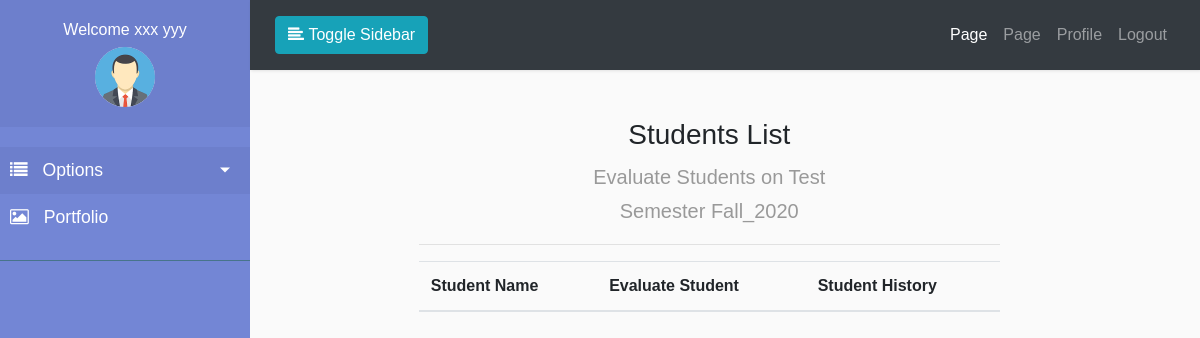
The app's page /course/teacher/course/details/3/1 (signed in), older data.
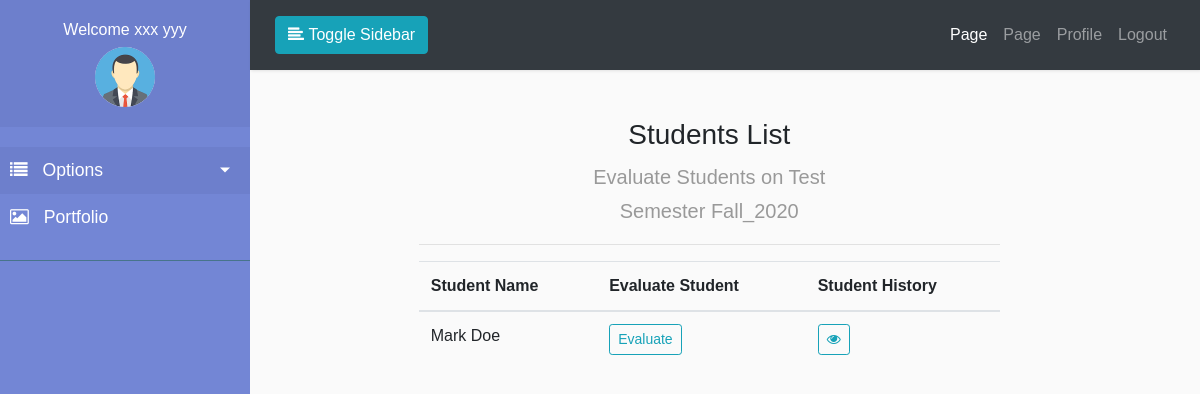
The same page, newer data.
### course/models.py (models this page shows, shortened)
class StudentCourse(models.Model):
    courses = models.ManyToManyField(Course, related_name='student_courses')
    student = models.ForeignKey(
        Student, on_delete=models.CASCADE, related_name='student_course')
    semester = models.ForeignKey(
        Semester, on_delete=models.CASCADE, related_name='semester_student_course')
    active = models.BooleanField(default=False)

### accounts/models.py (models this page shows, shortened)
class Student(models.Model):
    student = models.OneToOneField(
        User, on_delete=models.CASCADE, related_name='user_student')
    department = models.ForeignKey(
        Department, on_delete=models.CASCADE, related_name='department_student')
    faculty = models.ForeignKey(
        Faculty, on_delete=models.CASCADE, related_name='faculty_student')

### course/views.py (the view)
class TeacherCourseDetails(AictiveTeacherRequiredMixin, View):
    def get(self, request, *args, **kwargs):
        course_id = kwargs.get('course_id')
        semester_id = kwargs.get('semester_id')
        course_obj = get_object_or_404(Course, id=course_id)
        semester_obj = get_object_or_404(Semester, id=semester_id)
        all_students = StudentCourse.objects.filter(
            courses=course_obj, active=True)
        context = {
            'title': course_obj.course_name,
            'all_students': all_students,
            'course_obj': course_obj,
            'semester_obj': semester_obj
        }
        return render(request, 'accounts/teacher/teacher_course_details.html', context)

### accounts/mixins.py (called while the page is built)
	def dispatch(self, request, *args, **kwargs):
		if request.user.is_authenticated and request.user.user_profile.active and request.user.user_profile.user_type=='0':
			return super().dispatch(request, *args, **kwargs)
		else:
			messages.error(request, ('Sorry You Are Not Teacher'))
			return redirect('accounts:login')

### pages/context_processor.py (called while the page is built, shortened)
def get_temp(request):
    if request.user.is_authenticated:
        url = 'http://api.openweathermap.org/data/2.5/weather?q={}&units=imperial&appid=271d1234d3f497eed5b1d80a07b3fcd1'
        city = 'Las Vegas'
        cities = request.user.user_weather.all()
        weather_data = []
        weather_city_form = WeatherCityForm()
        return {
            'weather_city_form': weather_city_form,
            'weather_data': weather_data
        }
    else:
        return {
            'weather_city_form': None,
            'weather_data': None
        }

### templates/accounts/teacher/teacher_course_details.html (shortened to what this page needs)
{% extends "dash_base.html" %}
{% block sidebar %}
    {% include '../../partials/teacher/_sidebar.html' %}
{% endblock sidebar %}
{% block maincontent %}
    <div class="container m-2 p-2">
        <div class="row">
            <div class="col-md-8 mx-auto">
                <h3 class="text-center">Students List</h3>
                <p class="text-center lead">
                    Evaluate Students on {{course_obj.course_name}} <br>
                    Semester <strong>{{semester_obj.semester_full_name}}</strong>
                </p>
                <hr>
                    <table class="table table-hover table-inverse">
                        <thead>
                            <tr>
                                <th>Student Name</th>
                                <th>Evaluate Student</th>
                                <th>Student History</th>
                            </tr>
                        </thead>
                        <tbody>
                            {% for student in all_students.all %}
                            <tr>
                                <td>{{student.student.student.get_full_name}}</td>
                                <td>
                                    <a class="btn btn-sm btn-outline-info" href="{% url 'course:evaluate_student' student_id=student.student.student.id course_id=course_obj.id semester_id=semester_obj.id  %}">Evaluate</a>
                                </td>
                                <td>
                                    <a class="btn btn-sm btn-outline-info" href="{% url 'course:student_history' student_id=student.student.student.id course_id=course_obj.id semester_id=semester_obj.id  %}">
                                        <i class="fa fa-eye"></i>
                                    </a>
                                </td>
                            </tr>
                            {% endfor %}
                        </tbody>
                    </table>
            </div>
        </div>
    </div>
{% endblock maincontent %}

Row changes from the older to the newer data that the page shows:
now on this page (row edited): StudentCourse: student.student.get_full_name "Mark Doe"
